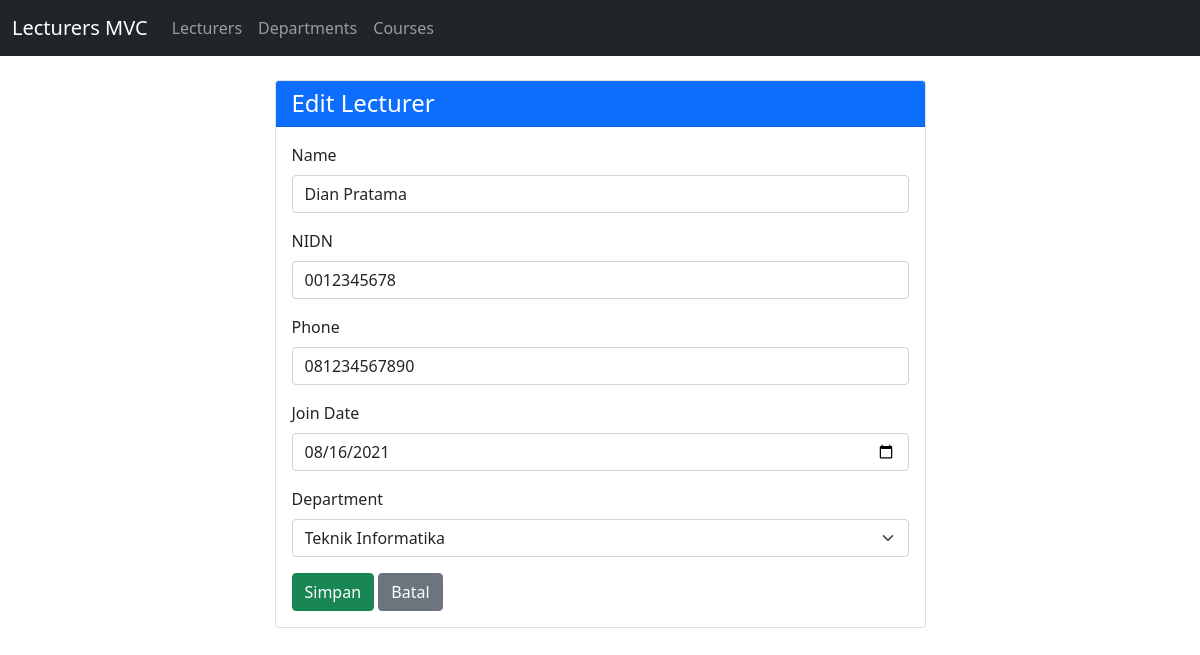
The app's page /Project/index.php?resource=lecturers&action=edit&id=1 with its own data.
### tables this page shows
CREATE TABLE lecturers (
  id INT AUTO_INCREMENT PRIMARY KEY,
  name VARCHAR(100) NOT NULL,
  nidn VARCHAR(30) NOT NULL,
  phone VARCHAR(30) NOT NULL,
  join_date DATE NOT NULL,
  department_id INT NULL,

   
  CONSTRAINT fk_lecturer_department FOREIGN KEY (department_id)
    REFERENCES departments(id) ON UPDATE CASCADE ON DELETE CASCADE
);

CREATE TABLE departments (
  id INT AUTO_INCREMENT PRIMARY KEY,
  name VARCHAR(100) NOT NULL
);

### Project/controllers/LecturerController.php (called while the page is built, shortened)
<?php
class LecturerController
{
    public function edit(): void
    {
        $lecturer = Lecturer::find((int) ($_GET['id'] ?? 0));
        $departments = Department::all();
        require __DIR__ . '/../views/templates/header.php';
        require __DIR__ . '/../views/lecturers/form.php';
        require __DIR__ . '/../views/templates/footer.php';
    }
}

### Project/index.php (called while the page is built, shortened)
<?php
require_once __DIR__ . '/models/DB.php';
require_once __DIR__ . '/models/Lecturer.php';
require_once __DIR__ . '/models/Department.php';
require_once __DIR__ . '/controllers/LecturerController.php';
require_once __DIR__ . '/controllers/CourseController.php';
$resource = $_GET['resource'] ?? 'lecturers';
$action = $_GET['action'] ?? 'index';
switch ($resource) {
    default:
        $controller = new LecturerController();
        break;
}
$controller->$action();

### Project/config/config.php (called while the page is built)
<?php
return [
    'host' => 'localhost',
    'user' => 'root',
    'password' => '',
    'database' => 'db_lecturers',
];

### Project/models/DB.php (called while the page is built)
<?php
class DB
{
    private static ?PDO $pdo = null;
    public static function connection(): PDO
    {
        if (self::$pdo === null) {
            $config = require __DIR__ . '/../config/config.php';
            $dsn = "mysql:host={$config['host']};dbname={$config['database']};charset=utf8mb4";
            self::$pdo = new PDO($dsn, $config['user'], $config['password'], [
                PDO::ATTR_ERRMODE => PDO::ERRMODE_EXCEPTION,
                PDO::ATTR_DEFAULT_FETCH_MODE => PDO::FETCH_ASSOC,
            ]);
        }
        return self::$pdo;
    }
}

### Project/models/Lecturer.php (called while the page is built, shortened)
<?php
class Lecturer
{
    public static function find(int $id): ?array
    {
        $statement = DB::connection()->prepare('SELECT * FROM lecturers WHERE id = ?');
        $statement->execute([$id]);
        return $statement->fetch() ?: null;
    }
}

### Project/models/Department.php (called while the page is built, shortened)
<?php
class Department
{
    public static function all(): array
    {
        return DB::connection()
            ->query('SELECT * FROM departments ORDER BY id')
            ->fetchAll();
    }
}

### Project/views/lecturers/form.php (the view, shortened to what this page needs)
<?php
$editing = isset($lecturer);
$action = $editing ? 'update' : 'store';
?>
<div class="card col-lg-7 mx-auto">
    <div class="card-header bg-primary text-white">
        <h4 class="mb-0"><?= $editing ? 'Edit' : 'Tambah' ?> Lecturer</h4>
    </div>
    <div class="card-body">
        <form method="post" action="index.php?resource=lecturers&action=<?= $action ?>">
            <div class="mb-3">
                <label class="form-label">Name</label>
                <input class="form-control" name="name"
                       value="<?= htmlspecialchars($lecturer['name'] ?? '') ?>" required>
            </div>
            <div class="mb-3">
                <label class="form-label">NIDN</label>
                <input class="form-control" name="nidn"
                       value="<?= htmlspecialchars($lecturer['nidn'] ?? '') ?>" required>
            </div>
            <div class="mb-3">
                <label class="form-label">Phone</label>
                <input class="form-control" name="phone"
                       value="<?= htmlspecialchars($lecturer['phone'] ?? '') ?>" required>
            </div>
            <div class="mb-3">
                <label class="form-label">Join Date</label>
                <input type="date" class="form-control" name="join_date"
                       value="<?= htmlspecialchars($lecturer['join_date'] ?? '') ?>" required>
            </div>
            <div class="mb-3">
                <label class="form-label">Department</label>
                <select class="form-select" name="department_id" required>
                    <?php foreach ($departments as $department): ?>
                        <option value="<?= $department['id'] ?>"
                            <?= ($lecturer['department_id'] ?? null) == $department['id'] ? 'selected' : '' ?>>
                            <?= htmlspecialchars($department['name']) ?>
                        </option>
                    <?php endforeach; ?>
                </select>
            </div>
            <button class="btn btn-success">Simpan</button>
            <a class="btn btn-secondary" href="index.php?resource=lecturers">Batal</a>
        </form>
    </div>
</div>

### records on screen
lecturers: name "Dian Pratama", nidn "0012345678", phone "081234567890", join_date "08/16/2021", department_id "Teknik Informatika"
